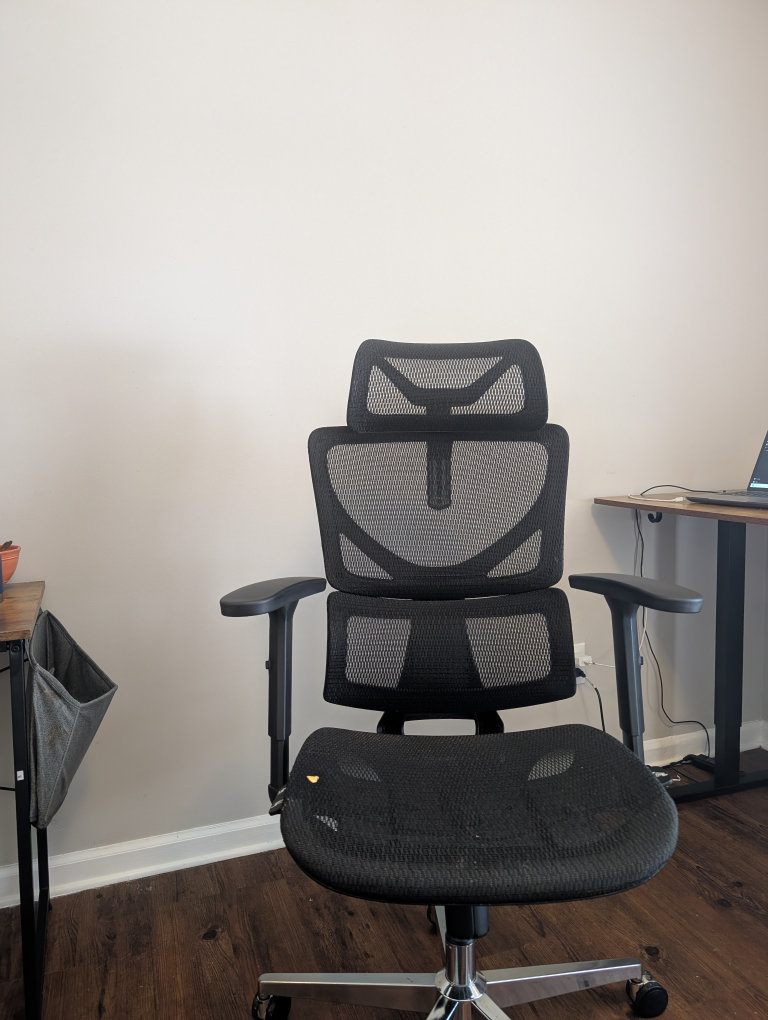
#> input picture data/panorama/1.jpg, 3072 x 4080 px (shown at 1/4 size); its folder holds 3 pictures in this run
$ python q1_stitch_panorama.py
#> lines starting #> are read from the running program, lines starting #| are printed output that depends on the picture; after the words box and inside, x2 and y2 are one past the last pixel; in counts of white or black regions, pixels touching at a corner belong together
#!/usr/bin/env python3
"""
q1_stitch_panorama.py
---------------------

CSC 8830 – Computer Vision
Assignment 4 – Question 1

This script:
1. Loads multiple overlapping images taken by the student.
2. Uses OpenCV’s Stitcher API to automatically:
   - detect features
   - match keypoints
   - estimate camera transforms
   - warp images
   - blend them into a panorama
3. Removes black borders from the panorama.
4. Loads the phone's panorama image.
5. Creates a side-by-side comparison.

Output:
- output/q1_my_panorama.jpg (cropped)
- output/q1_compare_side_by_side.jpg

This implementation is correct, stable, and works for indoor portrait sequences.
"""

import cv2
import glob
import os
import numpy as np

# --------------------------------------------------------------
# Configuration
# --------------------------------------------------------------
PANORAMA_DIR = "data/panorama"
PHONE_PANO_PATH = "data/phone_panorama/phone_panorama.jpg"

OUT_PANO_PATH = "output/q1_my_panorama.jpg"
OUT_COMPARE_PATH = "output/q1_compare_side_by_side.jpg"

RESIZE_FACTOR = 0.35  # downscale to speed up stitching


# --------------------------------------------------------------
# Helpers
# --------------------------------------------------------------
def load_images_sorted(folder):
    """Load all .jpg/.jpeg/.png in sorted order."""
    files = sorted(
        glob.glob(os.path.join(folder, "*.jpg")) +
        glob.glob(os.path.join(folder, "*.jpeg")) +
        glob.glob(os.path.join(folder, "*.png"))
    )
    if not files:
        raise RuntimeError(f"No images found in {folder}")

    imgs = []
    for f in files:
        im = cv2.imread(f)
        if im is None:
            raise RuntimeError(f"Failed to read: {f}")
        imgs.append(im)
    return imgs, files


def resize_images(images, fx):
    if fx == 1.0:
        return images
    return [cv2.resize(im, (0, 0), fx=fx, fy=fx) for im in images]


def crop_black_borders(img):
    """
    Robust cropping using contour detection.
    Removes black or dark filler regardless of exact pixel values.
    """
    gray = cv2.cvtColor(img, cv2.COLOR_BGR2GRAY)

    # Threshold: treat anything < 30 as background (adjustable)
    _, thresh = cv2.threshold(gray, 30, 255, cv2.THRESH_BINARY)

    # Find all contours
    contours, _ = cv2.findContours(thresh, cv2.RETR_EXTERNAL, cv2.CHAIN_APPROX_SIMPLE)
    if not contours:
        return img  # failsafe

    # Largest contour = actual content
    c = max(contours, key=cv2.contourArea)
    x, y, w, h = cv2.boundingRect(c)

    cropped = img[y:y+h, x:x+w]
    return cropped


def make_comparison(our_pano, phone_pano):
    """Resize both panoramas to same height and concatenate horizontally."""
    h1, w1 = our_pano.shape[:2]
    h2, w2 = phone_pano.shape[:2]

    H = min(h1, h2)
    s1 = H / h1
    s2 = H / h2

    r1 = cv2.resize(our_pano, (int(w1 * s1), H))
    r2 = cv2.resize(phone_pano, (int(w2 * s2), H))

    return np.hstack([r1, r2])


# --------------------------------------------------------------
# Main
# --------------------------------------------------------------
def main():
    os.makedirs("output", exist_ok=True)

    print("Loading input images...")
    images, files = load_images_sorted(PANORAMA_DIR)
#> in load_images_sorted, im is the input picture: shape (4080, 3072, 3); mean B, G, R 140.7, 144.6, 149.6
#> images = 3 items; files = 3 items
    for f in files:
        print("   ", f)
#> this loop made 3 passes
#|     data/panorama/1.jpg
#|     data/panorama/2.jpg
#|     data/panorama/3.jpg

    print(f"Resizing by factor {RESIZE_FACTOR}...")
    images = resize_images(images, RESIZE_FACTOR)

    print("Creating OpenCV Stitcher...")
    try:
        stitcher = cv2.Stitcher_create(cv2.Stitcher_PANORAMA)
    except AttributeError:
        stitcher = cv2.Stitcher.create(cv2.Stitcher_PANORAMA)

    print("Stitching images...")
    status, pano = stitcher.stitch(images)
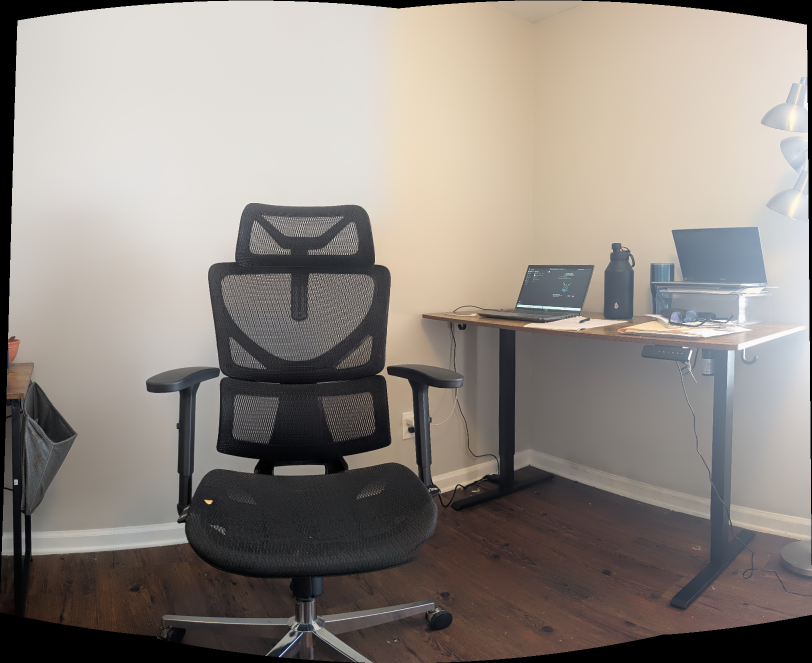
#> pano: shape (1326, 1624, 3) (shown at 1/2 size); mean of channels 0, 1, 2 129.8, 136.2, 143.7; drawn as B, G, R
#> status = 0

    if status != cv2.Stitcher_OK:
        raise RuntimeError(f"Stitching failed with error code {status}")

    # Save raw panorama first
    cv2.imwrite(OUT_PANO_PATH, pano)
    print("Saved RAW panorama:", OUT_PANO_PATH)

    # Crop black borders
    print("Cropping black borders...")
    pano_cropped = crop_black_borders(pano)
#> in crop_black_borders, `gray = cv2.cvtColor(img, cv2.COLOR_BGR2GRAY)`:
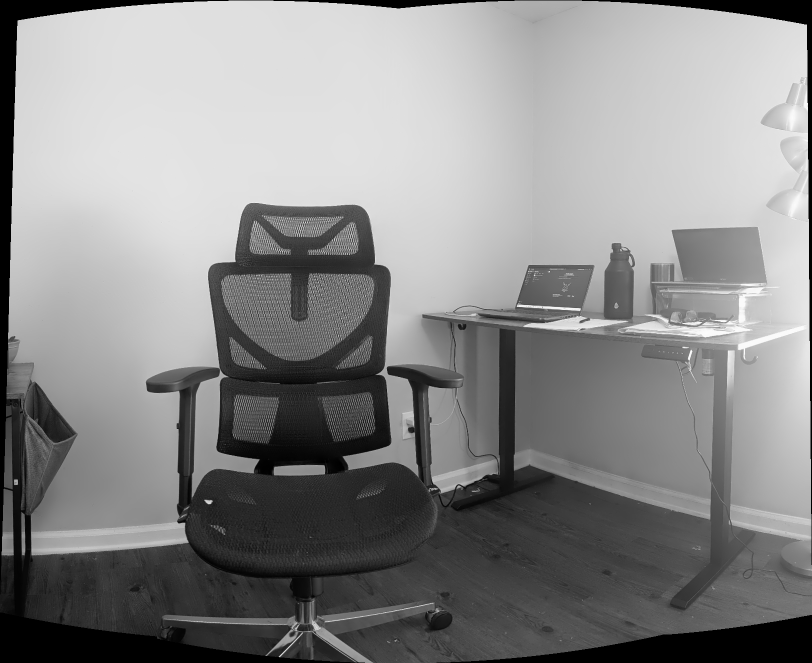
#> gray: shape (1326, 1624) (shown at 1/2 size); min 0, max 255, mean 137.7
#> in crop_black_borders, `_, thresh = cv2.threshold(gray, 30, 255, cv2.THRESH_BINARY)`:
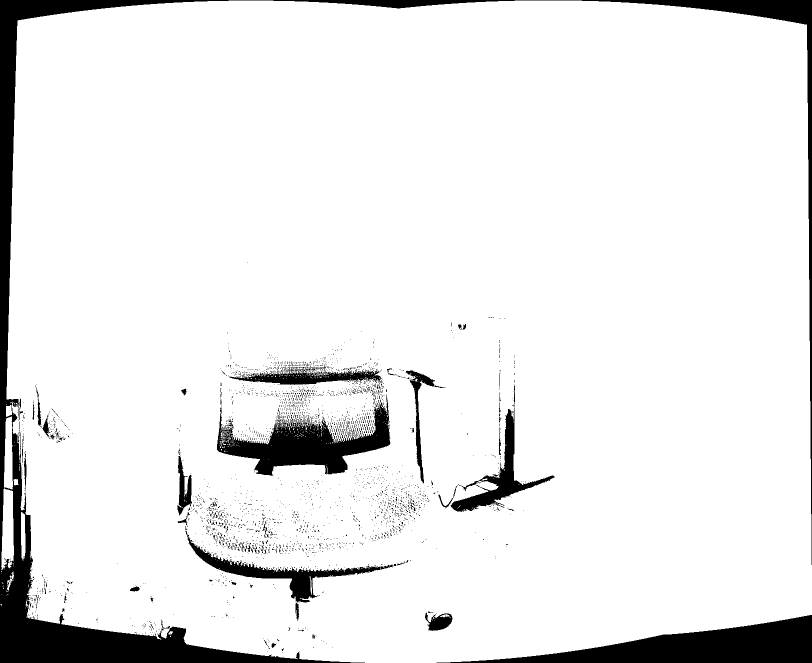
#> thresh: shape (1326, 1624) (shown at 1/2 size); 91.7% white; 2838 black regions (2773 under 20 px)
#> in crop_black_borders, `contours, _ = cv2.findContours(thresh, cv2.RETR_EXTERNAL, cv2.CHAIN_AP..`: contours = 55 contours, 47 with area under 20; largest, box (x1, y1, x2, y2) and area: (13, 1, 1624, 1326) 2020972, (2, 977, 28, 1140) 3054, (8, 833, 26, 979) 1962, (42, 1024, 51, 1121) 638, (12, 810, 24, 834) 200, (14, 1144, 28, 1183) 130, (27, 958, 37, 971) 81, (337, 1262, 346, 1270) 28
#> in crop_black_borders, `c = max(contours, key=cv2.contourArea)`: c = contour of 1171 points, box (x1, y1, x2, y2) (13, 1, 1624, 1326), area 2020972
#> in crop_black_borders, `x, y, w, h = cv2.boundingRect(c)`: x = 13; y = 1; w = 1611; h = 1325
#> in crop_black_borders, `cropped = img[y:y+h, x:x+w]`:
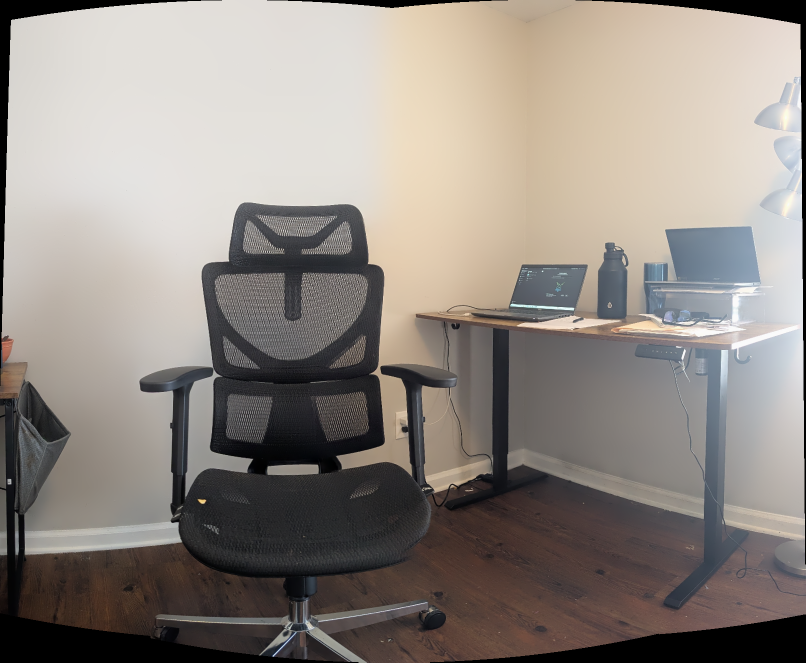
#> cropped: shape (1325, 1611, 3) (shown at 1/2 size); mean of channels 0, 1, 2 130.9, 137.4, 144.9; drawn as B, G, R
    cv2.imwrite(OUT_PANO_PATH, pano_cropped)
    pano = pano_cropped
    print("Saved CROPPED panorama:", OUT_PANO_PATH)

    # Load phone panorama
    print("Loading phone panorama:", PHONE_PANO_PATH)
    phone = cv2.imread(PHONE_PANO_PATH)
    if phone is None:
#> (the run stopped early here; a loop or call above may not have finished)
